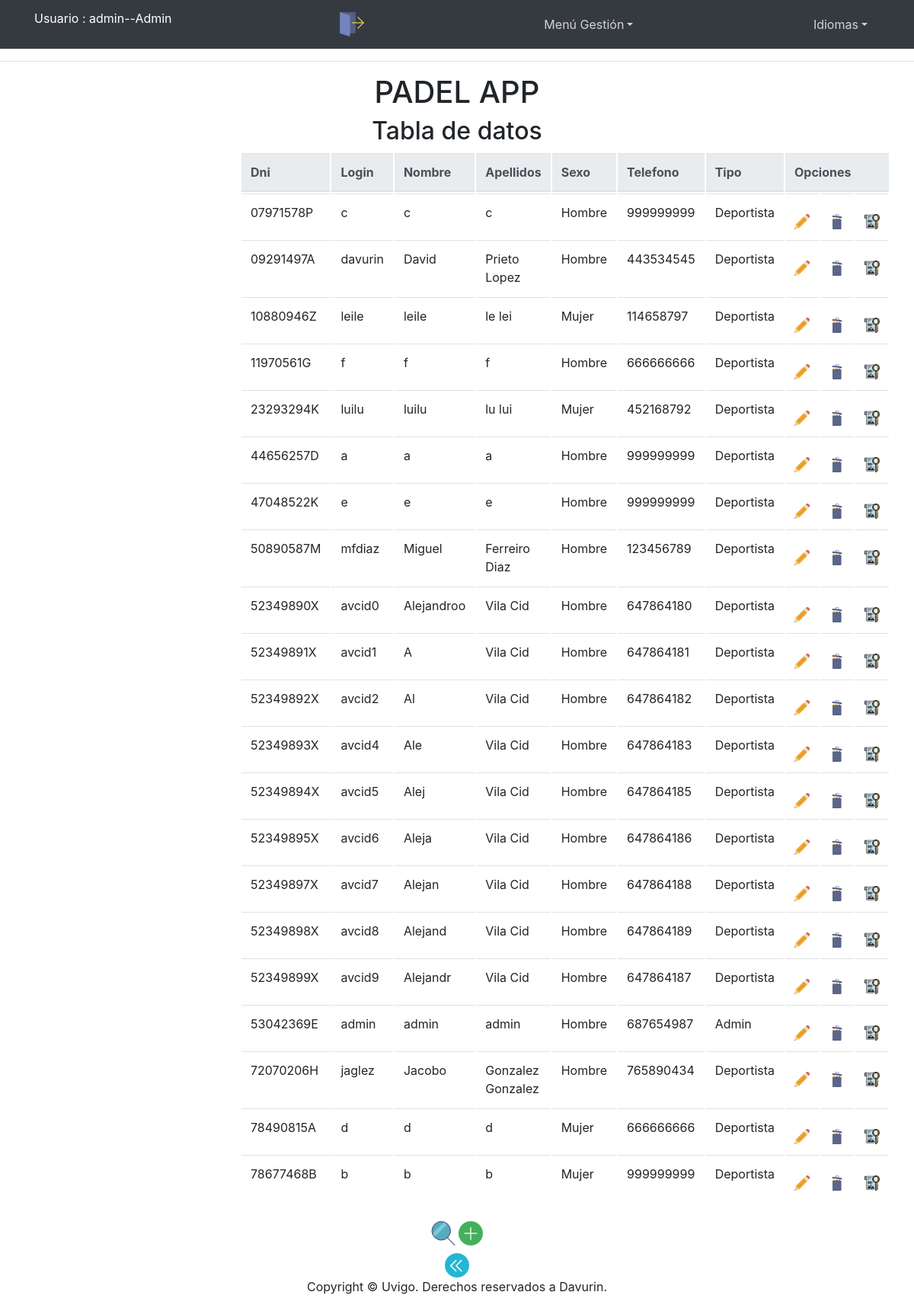
The app's page /app/Controllers/USUARIO_CONTROLLER.php (signed in) with its own data.
### tables this page shows
CREATE TABLE IF NOT EXISTS `Usuario` (
  `Dni` VARCHAR(12) NOT NULL,
  `Login` VARCHAR(25) NOT NULL,
  `Password` VARCHAR(128) NOT NULL,
  `Nombre` VARCHAR(30) NOT NULL,
  `Apellidos` VARCHAR(45) NOT NULL,
  `Sexo` VARCHAR(6) CHARACTER SET 'armscii8' NOT NULL,
  `Tipo` VARCHAR(12) NOT NULL,
  `Telefono` VARCHAR(14) NOT NULL,
  PRIMARY KEY (`Dni`),
  UNIQUE INDEX `Login_UNIQUE` (`Login` ASC) );

### app/Controllers/USUARIO_CONTROLLER.php (called while the page is built, shortened)
<?php
include '../Models/USUARIO_MODEL.php';
include '../Views/USUARIO/USUARIO_SHOWALL_View.php';
switch ( $_REQUEST[ 'action' ] ) {
	default:
		if($_SESSION['tipo'] == 'Admin'){
			if ( !$_POST ) {
				$USUARIO = new USUARIO_MODEL( '', '', '', '', '', '', '', '', '');
			} else {
				$USUARIO = get_data_form();
			}
			$datos = $USUARIO->SEARCH();
			$lista = array( 'Dni','Login','Nombre','Apellidos','Sexo','Telefono','Tipo');
			new USUARIO_SHOWALL( $lista, $datos);
		}else{
			new USUARIO_DEFAULT();
		}
}
?>

### app/Models/USUARIO_MODEL.php (called while the page is built, shortened)
<?php
class USUARIO_MODEL{
	var $Dni;
	var $Login;
    var $Password;
	var $Nombre;
	var $Apellidos;
    var $Sexo;
	var $Tipo;
	var $Telefono;
	var $mysqli;
	function __construct($Login,$Password,$Dni,$Nombre,$Apellidos,$Telefono,$Sexo,$Tipo) {
		$this->Login = $Login;
        $this->Password=$Password;
		$this->Dni = $Dni;
		$this->Nombre = $Nombre;
		$this->Apellidos = $Apellidos;
        $this->Sexo = $Sexo;
        $this->Tipo=$Tipo;
		$this->Telefono = $Telefono;
		include_once '../Functions/BdAdmin.php';
		$this->mysqli = ConectarBD();
	}
	function SEARCH() {
		$sql = "select Dni,
					Login,
                    Password,
					Nombre,
					Apellidos,
                    Sexo,
					Telefono,
                    Tipo
       			from USUARIO
    			where
    				(
					(BINARY Login LIKE '%$this->Login%') &&
                    (BINARY Password LIKE '%$this->Password%') &&
    				(BINARY Dni LIKE '%$this->Dni%') &&
					(BINARY Nombre LIKE '%$this->Nombre%') &&
	 				(BINARY Apellidos LIKE '%$this->Apellidos%') &&
                    (BINARY Sexo LIKE '%$this->Sexo%') &&
	 				(BINARY Telefono LIKE '%$this->Telefono%') &&
					(BINARY Tipo LIKE '%$this->Tipo%')
    				)";
		if ( !( $resultado = $this->mysqli->query( $sql ) ) ) {
			return 'Error en la consulta sobre la base de datos';
		} else {
			return $resultado;
		}
	}
}
?>

### app/Functions/BdAdmin.php (called while the page is built, shortened)
<?php
function ConectarBD()
	{
	    $mysqli = new mysqli("localhost", "user", "pass", "abpbase");
		return $mysqli;
	}
?>

### app/Views/USUARIO/USUARIO_SHOWALL_View.php (the view, shortened to what this page needs)
<?php
class USUARIO_SHOWALL {
	function __construct( $lista, $datos) {
		$this->lista = $lista;
		$this->datos = $datos;
		$this->render($this->lista,$this->datos);
	}
	function render($lista,$datos){
		$this->datos = $datos;
	include '../Views/Header.php';
?>
		<div class="seccion" align="center">
			<h2>
				<?php echo $strings['Tabla de datos'];?>
			</h2>
			<div class="col-md-6">
			<table class="table">
				<thead class="thead-light">
				<tr>
<?php
					foreach ( $lista as $atributo ) {
?>
						<th>
							<?php echo $strings[$atributo]?>
						</th>
<?php
					}
?>
					<th colspan="3" >
						<?php echo $strings['Opciones']?>
					</th>
				</tr>
<?php
				while ( $fila = mysqli_fetch_array( $this->datos ) ) {
?>
				<tr>
<?php
					foreach ( $lista as $atributo ) {
?>
					<td>
<?php
							echo $fila[ $atributo ];
?>
					</td>
<?php
					}
?>
					<td>
						<form action="../Controllers/USUARIO_CONTROLLER.php" method="get" style="display:inline" >
								<button id ="buttonBien" type="submit" name="action" value="EDIT" ><img src="../Views/icon/modificar.png" alt="<?php echo $strings['Modificar']?>" width="20" height="20" /></button>
								<td>
								<button id ="buttonBien" type="submit" name="action" value="DELETE" ><img src="../Views/icon/eliminar.png" alt="<?php echo $strings['Eliminar']?>" width="20" height="20" /></button>
								<td>
								<button id ="buttonBien" type="submit" name="action" value="SHOWCURRENT" ><img src="../Views/icon/verDetalles.png" alt="<?php echo $strings['Ver en detalle']?>" width="20" height="20"/></button>
						</form>
				</tr>
<?php
				}
?>
				</thead>
			</table>
				<tr align="center">
						<td colspan="2">
					<form action='../Controllers/USUARIO_CONTROLLER.php'>
						<button id ="buttonBien"  type="submit" name="action" value="SEARCH"><img src="../Views/icon/buscar.png" alt="BUSCAR" /></button>
						<button id ="buttonBien"  type="submit" name="action" value="ADD"><img src="../Views/icon/añadir.png" alt="AÑADIR" /></button>
					</form>
					</td>
				</tr>
			</div>
			<form action='../Controllers/USUARIO_CONTROLLER.php' method="post">
				<button id ="buttonBien" type="submit"><img src="../Views/icon/atras.png" alt="<?php echo $strings['Atras']?>" /></button>
			</form>
		</div>
<?php
		include '../Views/Footer.php';
		}
	}
?>

### records on screen
usuario: Dni "07971578P", Login "c", Nombre "c", Apellidos "c", Sexo "Hombre", Telefono "999999999", Tipo "Deportista"
usuario: Dni "09291497A", Login "davurin", Nombre "David", Apellidos "Prieto Lopez", Sexo "Hombre", Telefono "443534545", Tipo "Deportista"
usuario: Dni "10880946Z", Login "leile", Nombre "leile", Apellidos "le lei", Sexo "Mujer", Telefono "114658797", Tipo "Deportista"
usuario: Dni "11970561G", Login "f", Nombre "f", Apellidos "f", Sexo "Hombre", Telefono "666666666", Tipo "Deportista"
usuario: Dni "23293294K", Login "luilu", Nombre "luilu", Apellidos "lu lui", Sexo "Mujer", Telefono "452168792", Tipo "Deportista"
usuario: Dni "44656257D", Login "a", Nombre "a", Apellidos "a", Sexo "Hombre", Telefono "999999999", Tipo "Deportista"
usuario: Dni "47048522K", Login "e", Nombre "e", Apellidos "e", Sexo "Hombre", Telefono "999999999", Tipo "Deportista"
usuario: Dni "50890587M", Login "mfdiaz", Nombre "Miguel", Apellidos "Ferreiro Diaz", Sexo "Hombre", Telefono "123456789", Tipo "Deportista"
usuario: Dni "52349890X", Login "avcid0", Nombre "Alejandroo", Apellidos "Vila Cid", Sexo "Hombre", Telefono "647864180", Tipo "Deportista"
usuario: Dni "52349891X", Login "avcid1", Nombre "A", Apellidos "Vila Cid", Sexo "Hombre", Telefono "647864181", Tipo "Deportista"
usuario: Dni "52349892X", Login "avcid2", Nombre "Al", Apellidos "Vila Cid", Sexo "Hombre", Telefono "647864182", Tipo "Deportista"
usuario: Dni "52349893X", Login "avcid4", Nombre "Ale", Apellidos "Vila Cid", Sexo "Hombre", Telefono "647864183", Tipo "Deportista"
usuario: Dni "52349894X", Login "avcid5", Nombre "Alej", Apellidos "Vila Cid", Sexo "Hombre", Telefono "647864185", Tipo "Deportista"
usuario: Dni "52349895X", Login "avcid6", Nombre "Aleja", Apellidos "Vila Cid", Sexo "Hombre", Telefono "647864186", Tipo "Deportista"
usuario: Dni "52349897X", Login "avcid7", Nombre "Alejan", Apellidos "Vila Cid", Sexo "Hombre", Telefono "647864188", Tipo "Deportista"
usuario: Dni "52349898X", Login "avcid8", Nombre "Alejand", Apellidos "Vila Cid", Sexo "Hombre", Telefono "647864189", Tipo "Deportista"
usuario: Dni "52349899X", Login "avcid9", Nombre "Alejandr", Apellidos "Vila Cid", Sexo "Hombre", Telefono "647864187", Tipo "Deportista"
usuario: Dni "53042369E", Login "admin", Nombre "admin", Apellidos "admin", Sexo "Hombre", Telefono "687654987", Tipo "Admin"
usuario: Dni "72070206H", Login "jaglez", Nombre "Jacobo", Apellidos "Gonzalez Gonzalez", Sexo "Hombre", Telefono "765890434", Tipo "Deportista"
usuario: Dni "78490815A", Login "d", Nombre "d", Apellidos "d", Sexo "Mujer", Telefono "666666666", Tipo "Deportista"
usuario: Dni "78677468B", Login "b", Nombre "b", Apellidos "b", Sexo "Mujer", Telefono "999999999", Tipo "Deportista"

### other values on screen
$strings['Usuario'] "Usuario"
$_SESSION['login'] "admin"
$_SESSION['tipo'] "Admin"
$strings['menuGestion'] "Menú Gestión"
$strings['Tabla de datos'] "Tabla de datos"
$strings[$atributo] "Dni"
$strings[$atributo] "Login"
$strings[$atributo] "Nombre"
$strings[$atributo] "Apellidos"
$strings[$atributo] "Sexo"
$strings[$atributo] "Telefono"
$strings[$atributo] "Tipo"
$strings['Opciones'] "Opciones"
